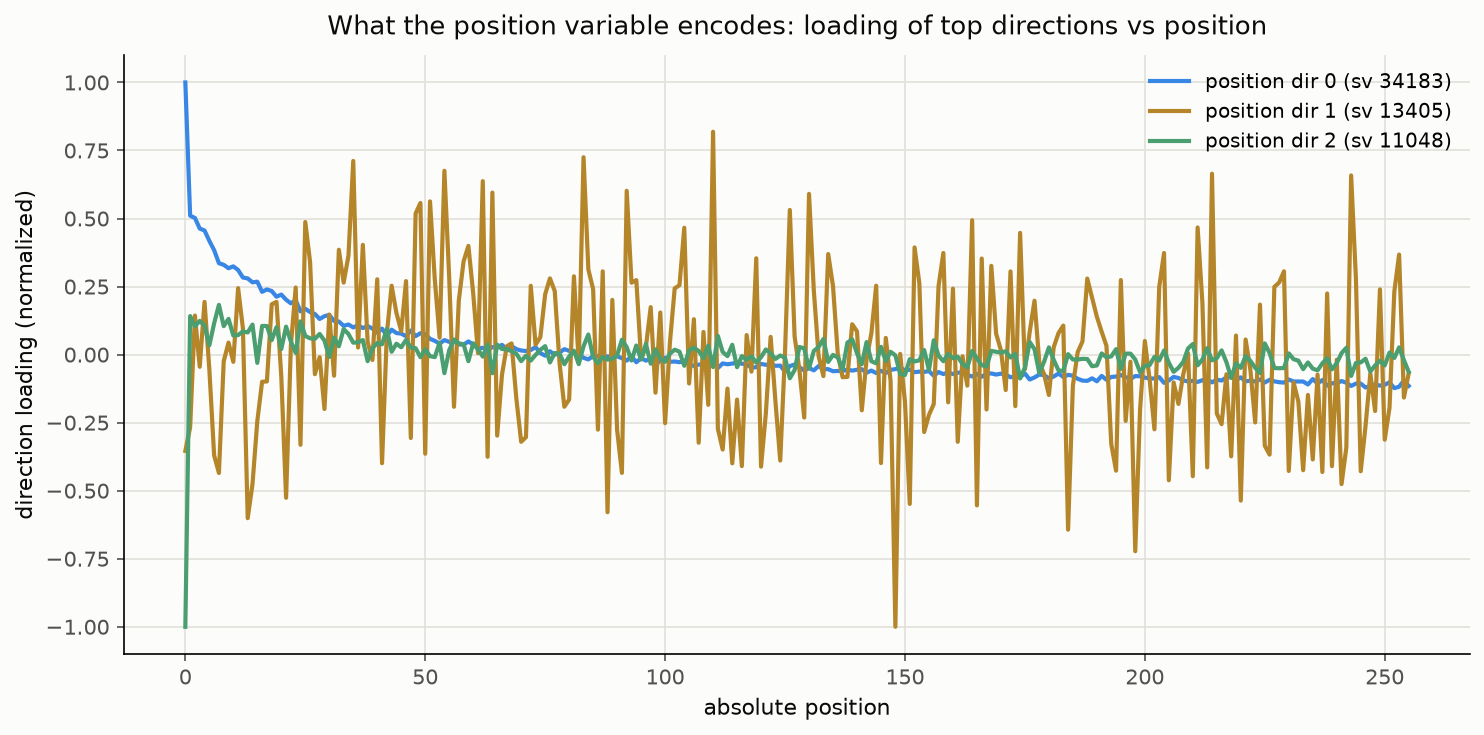

The Python source for this figure:
"""WHAT DOES THE POSITION VARIABLE ENCODE, concretely? (§825 symmetric capstone — class was
named, position is still just 'coarse early/late'). Take the position-conditional-mean mlp0
outputs (per absolute position 0..255), SVD, and characterize the top position directions: is
dir0 a smooth monotonic early->late ramp? are higher dirs curvature, or specific landmarks
(position 0 / very early)? Report each top direction's loading-vs-position curve and its
correlation with (i) linear position, (ii) a position-0 indicator, (iii) log-position.

REGISTERED PREDICTIONS:
  (0) SANITY: shuffled-position labels give a flat/incoherent leading direction (control);
  (a) the position variable is LOW-dim (eff ~2-4) and its top direction is smooth & monotonic
      in position (|corr with linear or log position| high); report whether a distinct
      position-0/very-early LANDMARK direction exists;
  (b) report eff-num position dims and the per-direction correlations + curve."""
import json, time, sys, torch
import numpy as np
import matplotlib
matplotlib.use('Agg')
import matplotlib.pyplot as plt
sys.path.insert(0, '/workspace/rspd')
sys.path.insert(0, '/workspace/tensor_language')
import census_lib as cl
from bilin18_joint_removal import m, DEV
import torch.nn.functional as F
from palette import INK, SECONDARY, MUTED, GRID, SURFACE

D = 1152
PT = '/workspace/tensor_language/basis_aligned/bilinear_quotient/'
OUT = PT + 'position_naming_results.json'; FIG = PT + 'position_naming.png'
NEVAL = 400; SEQ = 256; NDIR = 5; LAYER = 0


def forward_logits(idx):
    x = F.rms_norm(m.transformer.wte(idx), (D,)); x0 = x; v1 = None
    for blk in m.transformer.h: x, v1 = blk(x, v1, x0)
    return 30.0*torch.tanh(m.lm_head(F.rms_norm(x, (D,)))/30.0)


@torch.no_grad()
def capture(rows):
    cap = []; pos = []
    mod = m.transformer.h[LAYER].mlp
    def h(mo, i_, o_): cap.append((o_[0] if isinstance(o_, tuple) else o_).detach().float().reshape(-1, D))
    hh = mod.register_forward_hook(h)
    for i in range(0, rows.shape[0], 4):
        idx = rows[i:i+4, :257].to(DEV)[:, :-1].contiguous(); forward_logits(idx)
        T = idx.shape[1]; pos.append(np.broadcast_to(np.arange(T), idx.shape).reshape(-1))
    hh.remove(); return torch.cat(cap, 0), np.concatenate(pos)


def pos_dirs(O, posl, g):
    ps = sorted(np.unique(posl)); rows = []; kept = []
    for p in ps:
        mk = posl == p
        if mk.sum() < 3: continue
        rows.append(O[mk].mean(0) - g[0]); kept.append(int(p))
    M = torch.stack(rows, 0)                            # (P, D) per-position mean deviation
    U, S, Vh = torch.linalg.svd(M, full_matrices=False)
    load = M @ Vh.T                                     # (P, K) loading of each position on each dir
    return np.array(kept), load, S


@torch.no_grad()
def main():
    t0 = time.time(); cl.use_state(PT + 'census_state_diverse.pt')
    rows = cl.fineweb_rows(NEVAL)
    O, posl = capture(rows); g = O.mean(0, keepdim=True)
    kept, load, S = pos_dirs(O, posl, g)
    eff = float((S.sum()**2)/(S**2).sum())
    p = kept.astype(np.float64)
    linp = (p - p.mean()); logp = np.log(p + 1); logp = logp - logp.mean(); is0 = (p <= 2).astype(np.float64)
    dirs = []
    for k in range(min(NDIR, load.shape[1])):
        c = load[:, k].cpu().numpy()
        cr_lin = abs(float(np.corrcoef(c, linp)[0, 1])); cr_log = abs(float(np.corrcoef(c, logp)[0, 1])); cr_0 = abs(float(np.corrcoef(c, is0)[0, 1]))
        dirs.append({'k': k, 'sv': round(float(S[k]), 1), 'corr_linear': round(cr_lin, 3),
                     'corr_logpos': round(cr_log, 3), 'corr_pos0': round(cr_0, 3)})
        print(f"dir {k} (sv {float(S[k]):.0f}): |corr| linear {cr_lin:.2f} logpos {cr_log:.2f} pos0 {cr_0:.2f}", flush=True)
    # control
    rng = np.random.RandomState(0); sh = posl.copy(); rng.shuffle(sh)
    _, load2, S2 = pos_dirs(O, sh, g); eff2 = float((S2.sum()**2)/(S2**2).sum())
    c2 = load2[:, 0].cpu().numpy(); ctrl_lin = abs(float(np.corrcoef(c2, linp)[0, 1]))
    # figure: top-3 direction curves vs position
    fig, ax = plt.subplots(figsize=(10, 5)); fig.patch.set_facecolor(SURFACE); ax.set_facecolor(SURFACE)
    cols = ['#3987e5', '#b5852a', '#4a9e6f']
    for k in range(3):
        cvals = load[:, k].cpu().numpy(); cvals = cvals / (np.abs(cvals).max() + 1e-9)
        ax.plot(kept, cvals, color=cols[k], lw=2, label=f'position dir {k} (sv {float(S[k]):.0f})')
    ax.set_xlabel('absolute position', fontsize=10.5, color=INK); ax.set_ylabel('direction loading (normalized)', fontsize=10.5, color=INK)
    ax.set_title('What the position variable encodes: loading of top directions vs position', fontsize=12.5, color=INK, pad=10)
    ax.grid(color=GRID, lw=0.8); ax.set_axisbelow(True)
    for s in ('top', 'right'): ax.spines[s].set_visible(False)
    ax.legend(frameon=False, fontsize=9.5); ax.tick_params(colors=SECONDARY)
    fig.tight_layout(); fig.savefig(FIG, dpi=150, facecolor=SURFACE, bbox_inches='tight')
    out = {'eff_num_pos_dirs': round(eff, 2), 'eff_shuffled_control': round(eff2, 2),
           'shuffled_dir0_corr_linear': round(ctrl_lin, 3), 'directions': dirs, 'n_positions': len(kept), 'runtime_s': time.time()-t0}
    json.dump(out, open(OUT, 'w'), indent=1)
    print(f"\neff # position dims {eff:.2f} (shuffled control {eff2:.2f}); shuffled dir0 corr-linear {ctrl_lin:.2f}", flush=True)
    print(f"wrote {OUT} + {FIG} ({out['runtime_s']:.0f}s)")


if __name__ == '__main__':
    main()
